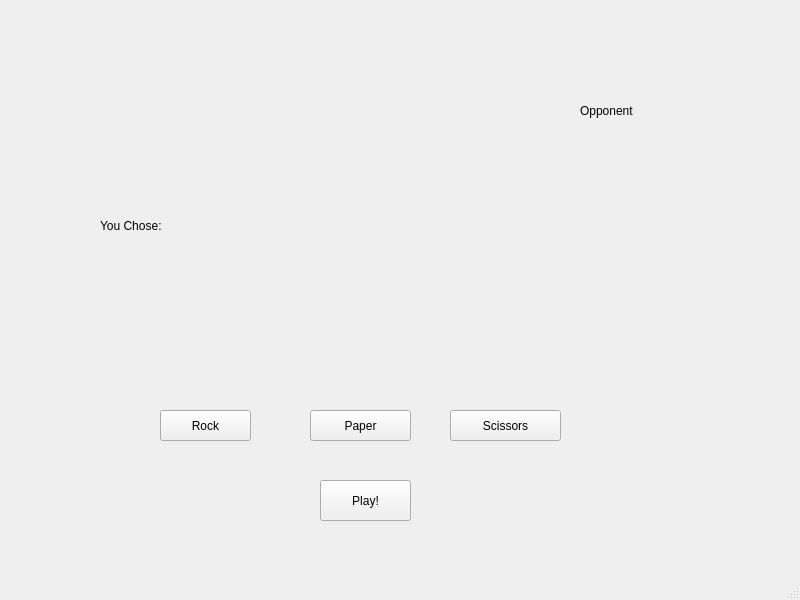
<?xml version="1.0" encoding="UTF-8"?>
<ui version="4.0">
 <class>RockPaperScissorsWindow</class>
 <widget class="QMainWindow" name="RockPaperScissorsWindow">
  <property name="geometry">
   <rect>
    <x>0</x>
    <y>0</y>
    <width>800</width>
    <height>600</height>
   </rect>
  </property>
  <property name="windowTitle">
   <string>RockPaperScissorsWindow</string>
  </property>
  <widget class="QWidget" name="centralwidget">
   <widget class="QPushButton" name="rockButton">
    <property name="geometry">
     <rect>
      <x>160</x>
      <y>410</y>
      <width>91</width>
      <height>31</height>
     </rect>
    </property>
    <property name="text">
     <string>Rock</string>
    </property>
   </widget>
   <widget class="QPushButton" name="paperButton">
    <property name="geometry">
     <rect>
      <x>310</x>
      <y>410</y>
      <width>101</width>
      <height>31</height>
     </rect>
    </property>
    <property name="styleSheet">
     <string notr="true"/>
    </property>
    <property name="text">
     <string>Paper</string>
    </property>
   </widget>
   <widget class="QPushButton" name="scissorsButton">
    <property name="geometry">
     <rect>
      <x>450</x>
      <y>410</y>
      <width>111</width>
      <height>31</height>
     </rect>
    </property>
    <property name="styleSheet">
     <string notr="true"/>
    </property>
    <property name="text">
     <string>Scissors</string>
    </property>
   </widget>
   <widget class="QLabel" name="userChoiceLabel">
    <property name="geometry">
     <rect>
      <x>100</x>
      <y>100</y>
      <width>211</width>
      <height>251</height>
     </rect>
    </property>
    <property name="text">
     <string>You Chose:</string>
    </property>
   </widget>
   <widget class="QPushButton" name="playButton">
    <property name="geometry">
     <rect>
      <x>320</x>
      <y>480</y>
      <width>91</width>
      <height>41</height>
     </rect>
    </property>
    <property name="text">
     <string>Play!</string>
    </property>
   </widget>
   <widget class="QLabel" name="oppPickLabel">
    <property name="geometry">
     <rect>
      <x>580</x>
      <y>100</y>
      <width>101</width>
      <height>21</height>
     </rect>
    </property>
    <property name="text">
     <string>Opponent</string>
    </property>
   </widget>
  </widget>
  <widget class="QMenuBar" name="menubar">
   <property name="geometry">
    <rect>
     <x>0</x>
     <y>0</y>
     <width>800</width>
     <height>21</height>
    </rect>
   </property>
  </widget>
  <widget class="QStatusBar" name="statusbar"/>
 </widget>
 <resources/>
 <connections/>
</ui>
